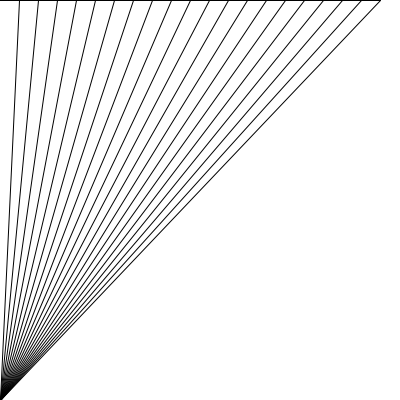
Frame 1 (no input)
Frame 60 (the mouse pressed at the canvas centre just before this capture): identical to frame 1, image omitted
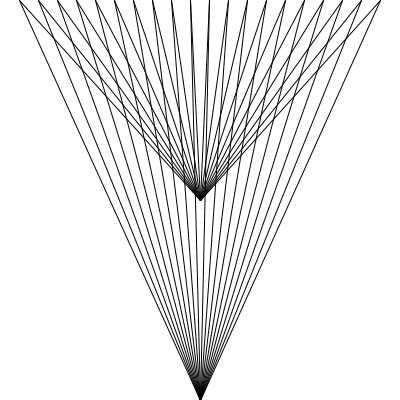
Frame 120 (the mouse held since frame 60 and released just before this capture)

The Processing sketch that drew these frames (run headless with seeded random() and noise(); from frame 60 on, the mouse is pressed at the canvas centre):

// Processing sketch: MoireA3R3_240502c
// ── MoireA3R3_240502c.pde
//Moire piece
//
//

void setup() {
  size(400, 400);
  background(255);
}

void draw() {
  background(255);
  
  int numLines = 20; // # Of lines
  float spacing = width / (float)(numLines + 1); // Spacing between lines
  
  for (int i = 0; i < numLines; i++) {
    float x = (i + 1) * spacing; // X position of the line
    line(x, 0, mouseX, height); // line from top to bottom at x position
    line(x, 0, mouseX, mouseY); 
  }
}
